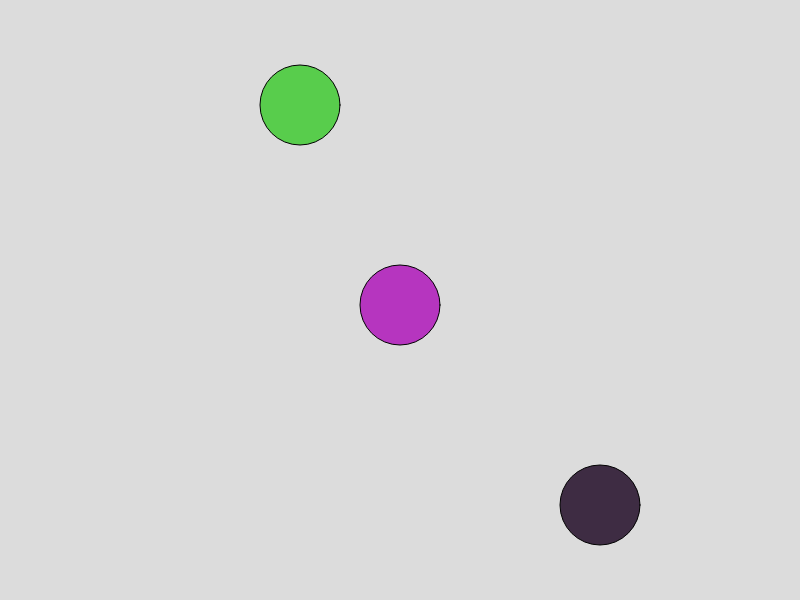
Frame 1 (no input)
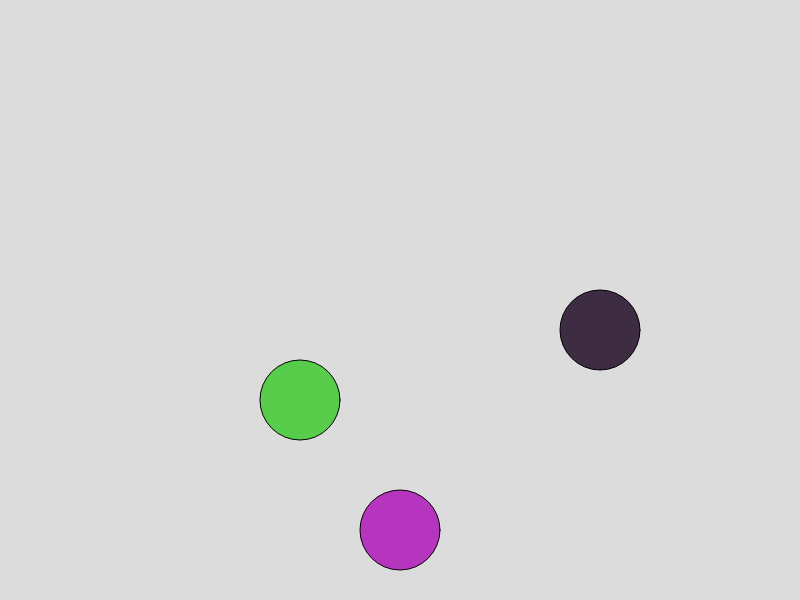
Frame 60 (no input)
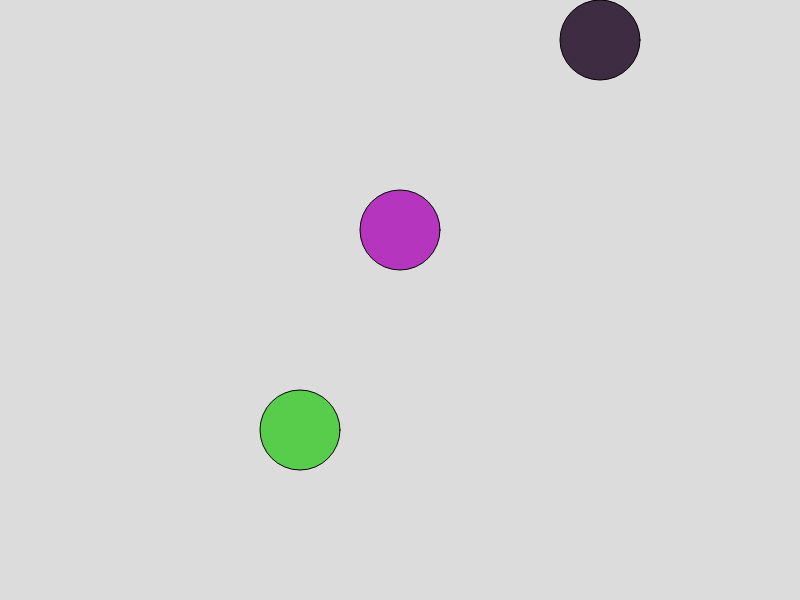
Frame 120 (the mouse pressed at the canvas centre since frame 60)

The p5.js sketch that drew these frames (run headless with seeded random() and noise() and a simulated clock; from frame 60 on, the mouse is pressed at the canvas centre):

// p5.js sketch
// ── sketch.js
let balls = [];

function setup() {
  createCanvas(800, 600);

  balls.push(new Ball(400, 300));
  balls.push(new Ball(300, 100));
  balls.push(new Ball(600, 500));
}

function draw() {
  background(220);

  for (let ball of balls) {
    ball.update();
    ball.display();
  }
}

class Ball {
  constructor(x, y) {
    this.x = x;
    this.y = y;
    this.radius = 40;
    this.speed = 5;
    this.direction = 1; // 1 = down, -1 = up
    this.ballColor = color(random(255), random(255), random(255));
  }

  update() {
    this.y += this.speed * this.direction;

    // Bounce off top and bottom
    if (this.y > height - this.radius) {
      this.direction = -1;
    }
    if (this.y < this.radius) {
      this.direction = 1;
    }
  }

  display() {
    fill(this.ballColor);
    circle(this.x, this.y, this.radius * 2);
  }
}
